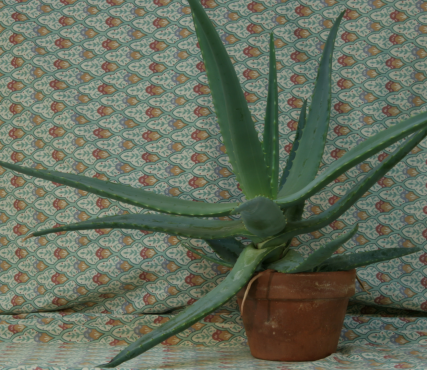
#> input picture Python/AIvietnam2019/Aloe_left_1.png, 427 x 370 px
$ python SM_SUM_CORR.py
#> lines starting #> are read from the running program, lines starting #| are printed output that depends on the picture
import numpy as np
from PIL import Image
import math

def stereo_matching_corr(left_img, right_img, kernel_size, disparity_range):

    # đọc ảnh trái và ảnh phải, rồi chuyển sang ảnh grayscale
#> called with left_img = 'Aloe_left_1.png', right_img = 'Aloe_right_2.png', kernel_size = 11, disparity_range = 64
    left_img  = Image.open(left_img).convert('L')
    left      = np.asarray(left_img)

    right_img = Image.open(right_img).convert('L')
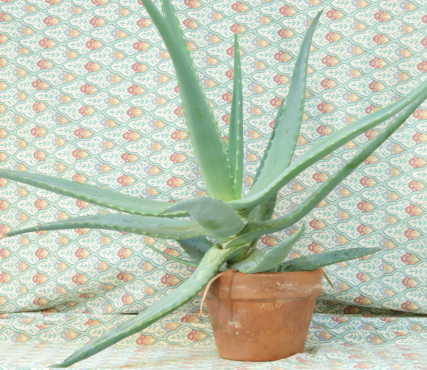
#> input picture Python/AIvietnam2019/Aloe_right_2.png, 427 x 370 px
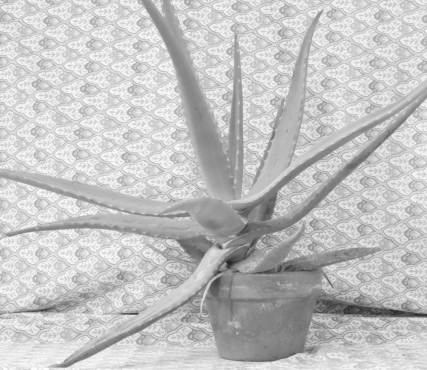
#> right_img: PIL image 427x370 L; min 31, max 253, mean 194.7
    right     = np.asarray(right_img)

    # cho trước chiều rộng và chiều cao của ảnh
    height, width = left.shape
#> height = 370; width = 427

    # tạo disparity map
    depth = np.zeros((height, width), np.uint8)

    # số lượng pixel trong một window
    n = kernel_size*kernel_size

    # kernel_half để bỏ rìa (viền) xung quanh
    kernel_half = kernel_size//2

    # giá trị scale chỉ có tác dụng để làm disparity map nhìn rõ ràng hơn.
    scale = 255 / disparity_range

    # lưu tất cả các giá trị corr cho mỗi pixep p bên ảnh trái và D (disaprity range) pixel q bên ảnh phải
    corr_space = np.ones((disparity_range, height, width))

    memory_sum_x  = np.ones((height, width))
    memory_sum_y  = np.ones((height, width))
    memory_sum_xy = np.ones((height, width))
    memory_sum_x2 = np.ones((height, width))
    memory_sum_y2 = np.ones((height, width))

    for j in range(disparity_range):
        data_sum_x  = np.ones((height, width))
        data_sum_y  = np.ones((height, width))
        data_sum_xy = np.ones((height, width))
        data_sum_x2 = np.ones((height, width))
        data_sum_y2 = np.ones((height, width))

        for y in range(kernel_half, height-kernel_half):
            for x in range(kernel_half, width-kernel_half):
                if x - j >= 0:
                    data_sum_x[y, x]  = int(left[y, x])
                    data_sum_y[y, x]  = int(right[y, x - j])
                    data_sum_xy[y, x] = int(left[y, x])*int(right[y, x - j])
                    data_sum_x2[y, x] = int(left[y, x])**2
                    data_sum_y2[y, x] = int(right[y, x - j])**2

        memory_sum_x = data_sum_x.cumsum(axis=0).cumsum(axis=1)
        memory_sum_y = data_sum_y.cumsum(axis=0).cumsum(axis=1)
        memory_sum_xy = data_sum_xy.cumsum(axis=0).cumsum(axis=1)
        memory_sum_x2 = data_sum_x2.cumsum(axis=0).cumsum(axis=1)
        memory_sum_y2 = data_sum_y2.cumsum(axis=0).cumsum(axis=1)

        for y in range(kernel_half, height-kernel_half):
            for x in range(kernel_half, width-kernel_half):
                # xác định window để tính sum
                x0 = x - kernel_half
                x1 = x + kernel_half
                y0 = y - kernel_half
                y1 = y + kernel_half

                # chỗ này cần thêm ràng buộc khi x0,y0=0

                sum_x = memory_sum_x[y1, x1] - memory_sum_x[y1, x0 - 1] - \
                        memory_sum_x[y0 - 1, x1] + memory_sum_x[y0 - 1, x0 - 1]

                sum_y = memory_sum_y[y1, x1] - memory_sum_y[y1, x0 - 1] - \
                        memory_sum_y[y0 - 1, x1] + memory_sum_y[y0 - 1, x0 - 1]

                sum_xy = memory_sum_xy[y1, x1] - memory_sum_xy[y1, x0 - 1] - \
                         memory_sum_xy[y0 - 1, x1] + memory_sum_xy[y0 - 1, x0 - 1]

                sum_x2 = memory_sum_x2[y1, x1] - memory_sum_x2[y1, x0 - 1] - \
                         memory_sum_x2[y0 - 1, x1] + memory_sum_x2[y0 - 1, x0 - 1]

                sum_y2 = memory_sum_y2[y1, x1] - memory_sum_y2[y1, x0 - 1] - \
                         memory_sum_y2[y0 - 1, x1] + memory_sum_y2[y0 - 1, x0 - 1]

                if (n*sum_x2 - sum_x**2) * (n*sum_y2 - sum_y**2) == 0:
                    corr = 0
                else:
                    corr = (n*sum_xy - sum_x*sum_y) / \
                        np.sqrt((n*sum_x2 - sum_x**2) * (n*sum_y2 - sum_y**2))

                # có corr càng lớn càng tốt và -1 <= corr < = 1
                # Do đó, chúng ta cần chuyển corr thành dạng loss (hay error)
                corr_space[j, y, x] = 1.0 - corr
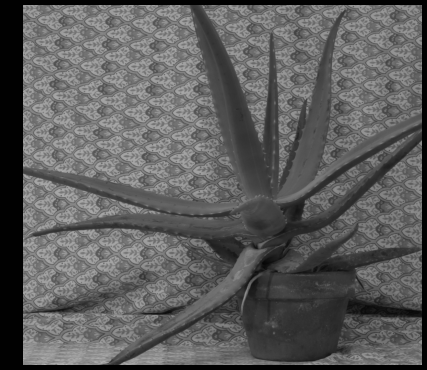
#> data_sum_x: shape (370, 427) float64; min 1, max 176, mean 93.2
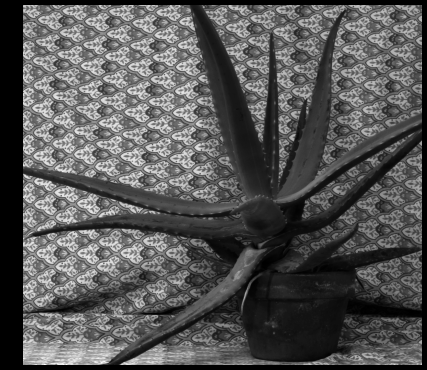
#> data_sum_x2: shape (370, 427) float64; min 1, max 30976, mean 10500.7; drawn with min black and max white
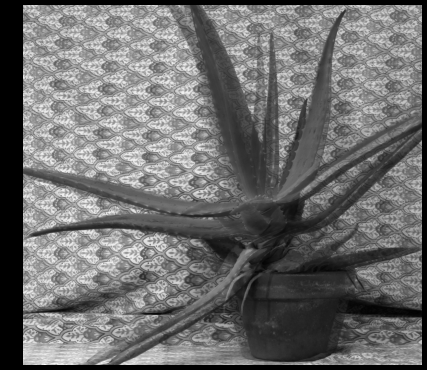
#> data_sum_xy: shape (370, 427) float64; min 1, max 43296, mean 18675.1; drawn with min black and max white
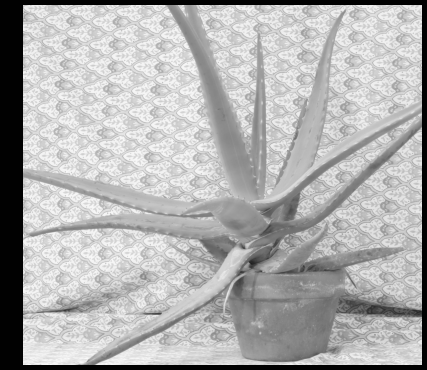
#> data_sum_y: shape (370, 427) float64; min 1, max 250, mean 175.9
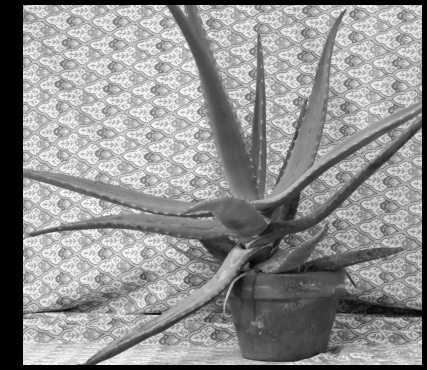
#> data_sum_y2: shape (370, 427) float64; min 1, max 62500, mean 35144.9; drawn with min black and max white

    # Tìm j, tại đó cost có giá trị min. Nói cách khác, trong D giá trị cost, trình vị trí disparity có cost nhỏ nhất
    for y in range(kernel_half, height-kernel_half):
        for x in range(kernel_half, width-kernel_half):
            disparity = 0
            cost_min  = 1.0 # a large number
            for j in range(disparity_range):
                cost = corr_space[j, y, x]
                if cost < cost_min:
                    cost_min = cost
                    disparity = j

            # gán j cho cost_min vào disaprity map
            depth[y, x] = int(disparity * scale)

    # chuyển dữ liệu từ ndarray sang kiểu Image và lưu xuống file
    Image.fromarray(depth).save('disparity_map_corr.png')


disparity_range = 64
kernel_size = 11
#> (the run stopped early here; a loop or call above may not have finished)
